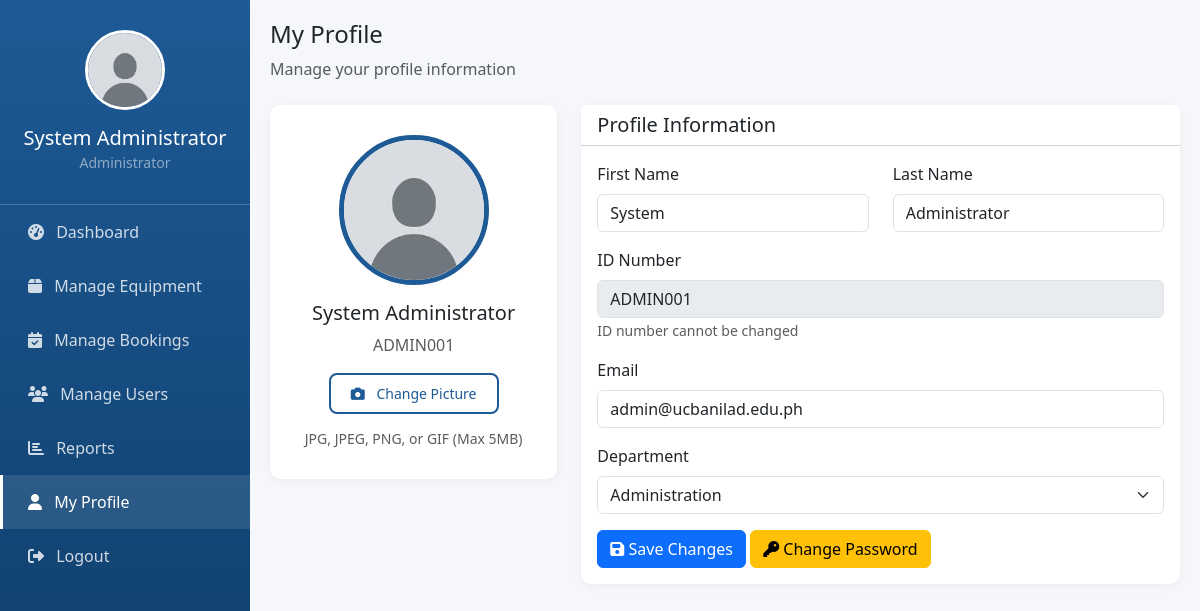
Screenshot of /admin/profile.php (signed in) with the database file from the repository.
### tables this page shows
CREATE TABLE IF NOT EXISTS users (
    id INT PRIMARY KEY AUTO_INCREMENT,
    id_number VARCHAR(50) UNIQUE NOT NULL,
    email VARCHAR(100) UNIQUE NOT NULL,
    password VARCHAR(255) NOT NULL,
    first_name VARCHAR(50) NOT NULL,
    last_name VARCHAR(50) NOT NULL,
    role ENUM('user', 'admin', 'department') DEFAULT 'user',
    department VARCHAR(100),
    profile_picture VARCHAR(255) DEFAULT 'default-avatar.png',
    status ENUM('active', 'inactive') DEFAULT 'active',
    created_at TIMESTAMP DEFAULT CURRENT_TIMESTAMP
);

### config.php (called while the page is built, shortened)
<?php
function isAdmin() {
    return isset($_SESSION['role']) && $_SESSION['role'] === 'admin';
}
function getProfilePicture($filename) {
    $defaultFile = 'default-avatar.jpg';
    $uploadPath = __DIR__ . '/' . PROFILE_UPLOAD_DIR;
    $uploadUrl = BASE_URL . PROFILE_UPLOAD_DIR;
    if (empty($filename) || !file_exists($uploadPath . $filename)) {
        return $uploadUrl . $defaultFile;
    }
    return $uploadUrl . $filename;
}

### admin/profile.php (the view, shortened to what this page needs)
<?php
require_once '../config.php';
$user_id = $_SESSION['user_id'];
$sql = "SELECT * FROM users WHERE id = ?";
$stmt = $conn->prepare($sql);
$stmt->bind_param("i", $user_id);
$stmt->execute();
$user = $stmt->get_result()->fetch_assoc();
?>
<!DOCTYPE html>
<html lang="en">
<head>
    <link href="https://cdn.jsdelivr.net/npm/bootstrap@5.3.0/dist/css/bootstrap.min.css" rel="stylesheet">
    <link rel="stylesheet" href="https://cdnjs.cloudflare.com/ajax/libs/font-awesome/6.4.0/css/all.min.css">
</head>
<body>
    <div class="sidebar">
        <div class="profile-section">
            <img src="<?= getProfilePicture($_SESSION['profile_picture']) ?>" class="profile-img" alt="Profile">
            <h5 class="mt-3 mb-0"><?php echo $_SESSION['first_name'] . ' ' . $_SESSION['last_name']; ?></h5>
            <small class="text-white-50"><?php echo isAdmin() ? 'Administrator' : 'Department Staff'; ?></small>
        </div>
        <nav class="nav flex-column">
            <a class="nav-link" href="dashboard.php">
                <i class="fas fa-tachometer-alt me-2"></i> Dashboard
            </a>
            <a class="nav-link" href="manage_equipment.php">
                <i class="fas fa-box me-2"></i> Manage Equipment
            </a>
            <a class="nav-link" href="manage_bookings.php">
                <i class="fas fa-calendar-check me-2"></i> Manage Bookings
            </a>
            <?php if (isAdmin()): ?>
            <a class="nav-link" href="manage_users.php">
                <i class="fas fa-users me-2"></i> Manage Users
            </a>
            <a class="nav-link" href="reports.php">
                <i class="fas fa-chart-bar me-2"></i> Reports
            </a>
            <?php endif; ?>
            <a class="nav-link active" href="profile.php">
                <i class="fas fa-user me-2"></i> My Profile
            </a>
            <a class="nav-link" href="../logout.php">
                <i class="fas fa-sign-out-alt me-2"></i> Logout
            </a>
        </nav>
    </div>
    <div class="main-content">
        <div class="mb-4">
            <h4>My Profile</h4>
            <p class="text-muted">Manage your profile information</p>
        </div>
        <div class="row">
            <div class="col-lg-4 col-md-12 mb-4">
                <div class="card">
                    <div class="card-body profile-picture-section">
                        <img src="<?= getProfilePicture($_SESSION['profile_picture']) ?>" class="profile-picture-large mb-3" alt="Profile">
                        <h5><?php echo $user['first_name'] . ' ' . $user['last_name']; ?></h5>
                        <p class="text-muted mb-3"><?php echo $user['id_number']; ?></p>
                        <form method="POST" enctype="multipart/form-data" id="pictureForm">
                            <div class="upload-btn-wrapper">
                                <button class="upload-btn" type="button">
                                    <i class="fas fa-camera me-2"></i> Change Picture
                                </button>
                            </div>
                        </form>
                        <small class="text-muted d-block mt-2">JPG, JPEG, PNG, or GIF (Max 5MB)</small>
                    </div>
                </div>
            </div>
            <div class="col-lg-8 col-md-12">
                <div class="card">
                    <div class="card-header bg-white">
                        <h5 class="mb-0">Profile Information</h5>
                    </div>
                    <div class="card-body">
                        <form method="POST">
                            <div class="row">
                                <div class="col-md-6 mb-3">
                                    <label class="form-label">First Name</label>
                                    <input type="text" name="first_name" class="form-control" value="<?php echo htmlspecialchars($user['first_name']); ?>" required>
                                </div>
                                <div class="col-md-6 mb-3">
                                    <label class="form-label">Last Name</label>
                                    <input type="text" name="last_name" class="form-control" value="<?php echo htmlspecialchars($user['last_name']); ?>" required>
                                </div>
                            </div>
                            <div class="mb-3">
                                <label class="form-label">ID Number</label>
                                <input type="text" class="form-control" value="<?php echo htmlspecialchars($user['id_number']); ?>" disabled>
                                <small class="text-muted">ID number cannot be changed</small>
                            </div>
                            <div class="mb-3">
                                <label class="form-label">Email</label>
                                <input type="email" name="email" class="form-control" value="<?php echo htmlspecialchars($user['email']); ?>" required>
                            </div>
                            <div class="mb-3">
                                <label class="form-label">Department</label>
                                <select name="department" class="form-select" required>
                                    <?php
                                    $departments = ['Computer Science', 'Engineering', 'Business Administration', 'Education', 'Arts and Sciences', 'Medical Technology', 'Nursing', 'Architecture', 'Administration', 'Sports Department'];
                                    foreach ($departments as $dept) {
                                        $selected = ($user['department'] == $dept) ? 'selected' : '';
                                        echo "<option value='$dept' $selected>$dept</option>";
                                    }
                                    ?>
                                </select>
                            </div>
                            <button type="submit" name="update_profile" class="btn btn-primary">
                                <i class="fas fa-save"></i> Save Changes
                            </button>
                            <a href="change_password.php" class="btn btn-warning">
                                <i class="fas fa-key"></i> Change Password
                            </a>
                        </form>
                    </div>
                </div>
            </div>
        </div>
    </div>
</body>
</html>

### admin/profile.php (style rules this page uses)
:root { --primary-blue: #1e5a96; }
body { background: #f5f7fa; }
.sidebar { min-height: 100vh; background: linear-gradient(180deg, var(--primary-blue), #0d3b66); color: white; position: fixed; width: 250px; }
.sidebar .profile-section { padding: 30px 20px; text-align: center; border-bottom: 1px solid rgba(255,255,255,0.2); }
.sidebar .profile-img { width: 80px; height: 80px; border-radius: 50%; border: 3px solid white; object-fit: cover; }
.sidebar .nav-link { color: rgba(255,255,255,0.8); padding: 15px 25px; transition: all 0.3s; border-left: 3px solid transparent; }
.sidebar .nav-link:hover, .sidebar .nav-link.active { background: rgba(255,255,255,0.1); color: white; border-left-color: white; }
.main-content { margin-left: 250px; padding: 20px; }
.card { border: none; border-radius: 10px; box-shadow: 0 2px 10px rgba(0,0,0,0.05); }
.profile-picture-section { text-align: center; padding: 30px; }
.profile-picture-large { width: 150px; height: 150px; border-radius: 50%; border: 5px solid var(--primary-blue); object-fit: cover; }
.upload-btn-wrapper { position: relative; overflow: hidden; display: inline-block; }
.upload-btn { border: 2px solid var(--primary-blue); color: var(--primary-blue); background-color: white; padding: 8px 20px; border-radius: 8px; font-size: 14px; cursor: pointer; }

### rows the page displays
users: first_name "System", last_name "Administrator", id_number "ADMIN001", email "admin@ucbanilad.edu.ph"

### other values shown
$_SESSION['first_name'] "System"
$_SESSION['last_name'] "Administrator"
form field department "Administration"
